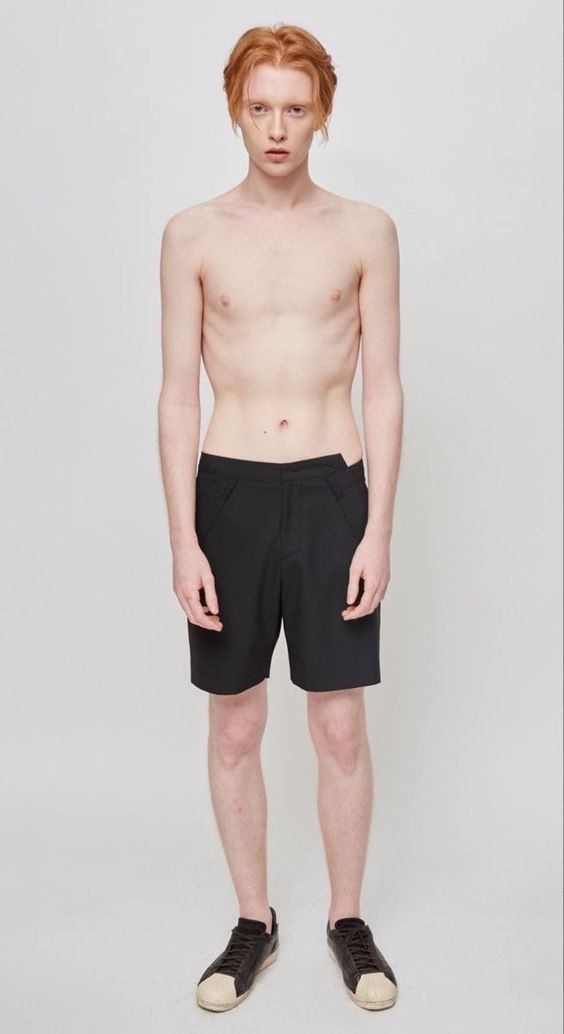
#> input picture poseML.jpg, 564 x 1034 px, found by its file name
$ python edgedetection.py
#> lines starting #> are read from the running program, lines starting #| are printed output that depends on the picture; after the words box and inside, x2 and y2 are one past the last pixel; in counts of white or black regions, pixels touching at a corner belong together
# simple edge detection

import cv2

# Load the image
image = cv2.imread("/Users/sewonmyung/Downloads/poseML.jpg", cv2.IMREAD_GRAYSCALE)
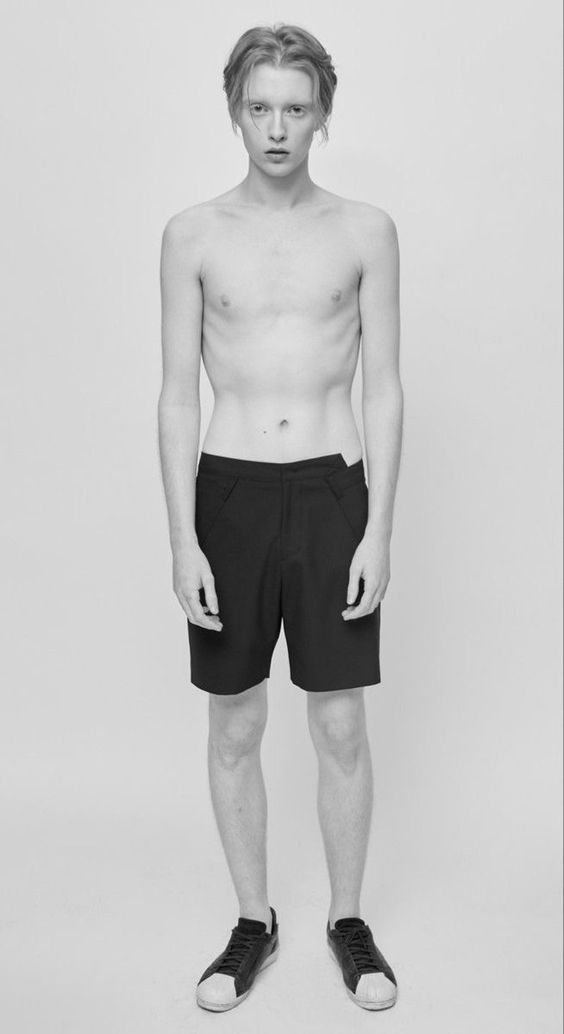
#> image: shape (1034, 564); min 0, max 240, mean 195.6
# Apply Canny edge detection
edges = cv2.Canny(image, threshold1=50, threshold2=150)
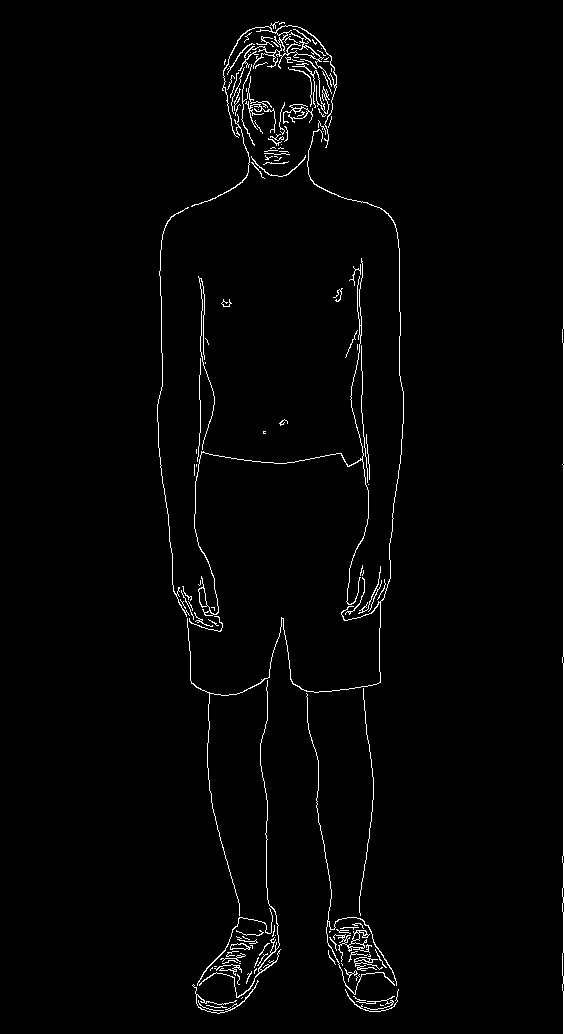
#> edges: shape (1034, 564); 1.8% white in thin lines or dots, all inside (x1, y1, x2, y2) = (157, 0, 564, 1034)

# Display the edges
cv2.imshow("Edges", edges)
cv2.waitKey(0)
